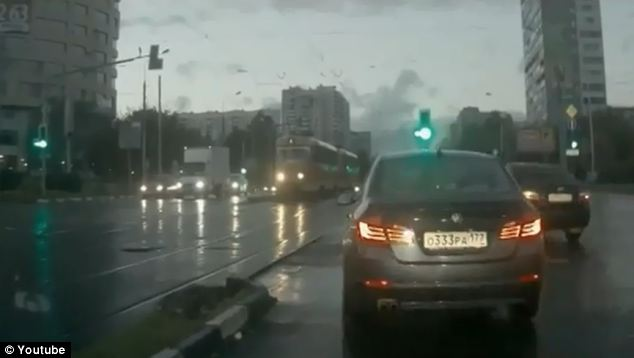
#> input picture GoruntuIsleme/2.Egitim/6-NesneTanima/src/input/car_plate.jpg, 634 x 358 px
$ jupyter execute 10-PlakaBlurlama.ipynb   (shell and % lines are left out)
#> lines starting #> are read from the running program, lines starting #| are printed output that depends on the picture; after the words box and inside, x2 and y2 are one past the last pixel; in counts of white or black regions, pixels touching at a corner belong together
[cell 1]
import numpy as np
import cv2
import matplotlib.pyplot as plt

[cell 2]
# plakayı tanımlama kısmı
araba=cv2.imread("input/car_plate.jpg")
#> araba is the input picture: shape (358, 634, 3); mean B, G, R 90.3, 96.9, 88.7
car_cascade=cv2.CascadeClassifier('input/haarcascades/haarcascade_russian_plate_number.xml') # haarcascade mizi atadık
# gerekli fonksiyonumuzu yazalım
def detect_face(img):
    car_img=img.copy()
    car_img_gray=cv2.cvtColor(car_img,cv2.COLOR_BGR2GRAY) # gri formatta daha doğru sonuç bulunur ve ben renklide göstermek istediğimden bunu oluşturdum.
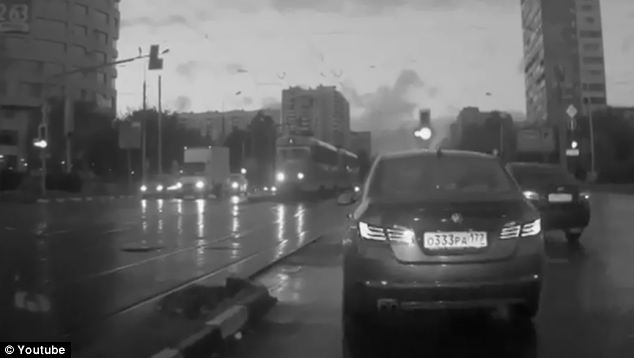
#> car_img_gray: shape (358, 634); min 0, max 255, mean 93.7
    car_recs=car_cascade.detectMultiScale(car_img_gray) # fotoğraf üzerinde belirlenen plakaların konumları
#> car_recs = [[418, 226, 76, 25], [382, 217, 127, 42]]
    for(x,y,w,h) in car_recs:
        cv2.rectangle(car_img,(x,y),(x+w,y+h),(255,0,0),3)
#> this loop made 2 passes
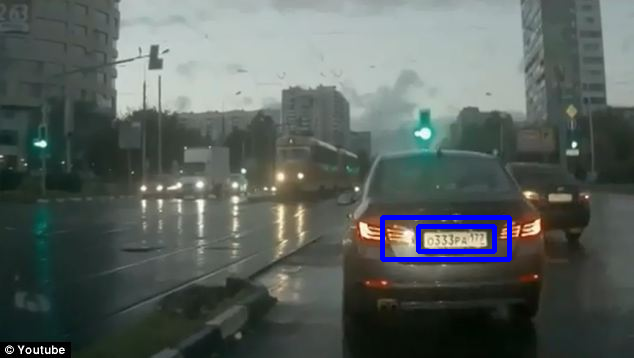
#> car_img: shape (358, 634, 3); 1.18% of pixels changed, all inside (x1, y1, x2, y2) = (380, 215, 512, 262)
    return car_img
result_araba=detect_face(araba)
cv2.imshow("araba",result_araba)
cv2.waitKey(0)
cv2.destroyAllWindows()
print(araba.shape) # resizeWindow da kullanmak için
#| (358, 634, 3)

[cell 3]
# şimdi de blur işlemiyle gözükmez hale getireceğiz
def blurlanacak_kısmın_contourları(img):
    car_img=img.copy()
    car_img_gray=cv2.cvtColor(car_img,cv2.COLOR_BGR2GRAY)
    car_recs=car_cascade.detectMultiScale(car_img_gray)
#> car_recs = [[418, 226, 76, 25], [382, 217, 127, 42]]
    # Plakaları bulanıklaştır
    for (x, y, w, h) in car_recs:
        # Plaka alanını kesip bulanıklaştır
        plaka = araba[y:y+h, x:x+w] # plakanın olduğu kısmı blurlamak için aldım
        blurred_plaka = cv2.GaussianBlur(plaka, (51, 51), 30) # blurlama yaptım
        img[y:y+h, x:x+w] = blurred_plaka # Bulanık plakayı orijinal görüntüye yerleştirdim
#> this loop made 2 passes
#> pass 1, in blurlanacak_kısmın_contourları, `plaka = araba[y:y+h, x:x+w]`:
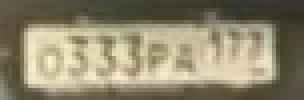
#> plaka: shape (25, 76, 3) (shown 4 times larger); mean B, G, R 109.5, 135, 142.7
#> pass 1, in blurlanacak_kısmın_contourları, `blurred_plaka = cv2.GaussianBlur(plaka, (51, 51), 30)`:
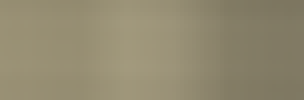
#> blurred_plaka: shape (25, 76, 3) (shown 4 times larger); mean B, G, R 112, 138, 145.8
#> pass 2, in blurlanacak_kısmın_contourları, `plaka = araba[y:y+h, x:x+w]`:
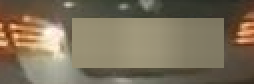
#> plaka: shape (42, 127, 3) (shown 2 times larger); mean B, G, R 91.2, 113, 125
#> pass 2, in blurlanacak_kısmın_contourları, `blurred_plaka = cv2.GaussianBlur(plaka, (51, 51), 30)`:
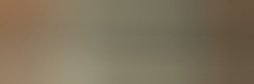
#> blurred_plaka: shape (42, 127, 3) (shown 2 times larger); mean B, G, R 91.7, 113.8, 126
    return img
